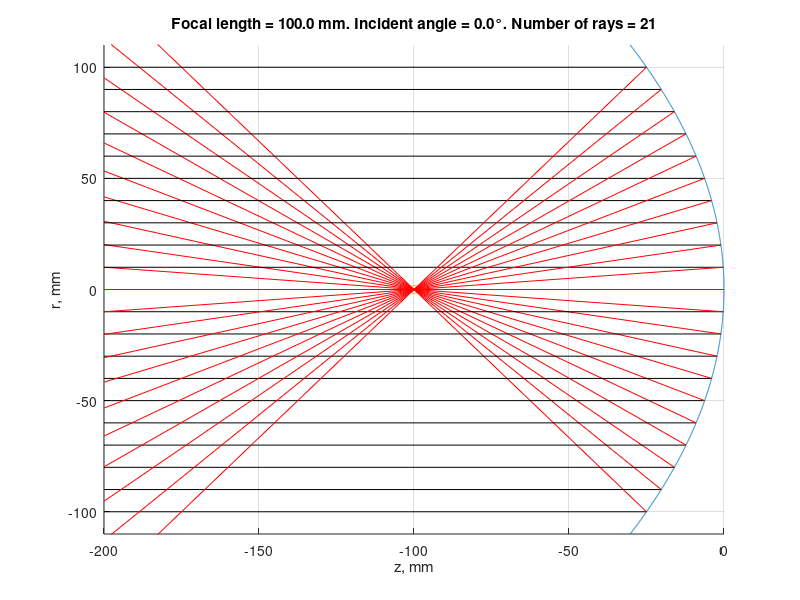

Source code (MATLAB):
clc
clear

focal_length = 100; % focal length in mm
angle_deg = 0; % angle of incidence of the incident beam in degrees
rays = 21; % number of rays

p = 2 * focal_length; % parameter of the parabola equation y**2 = 2*p*z
a = 1.1 * focal_length;  % mirror field
inc_ang = -angle_deg * pi / 180;
if angle_deg < 0.000001
  inc_ang = 0.000001 * pi / 180;  % incident ray angle in radians
end
var = -a:0.1:a;

% mirror equation z = -y^2 / (2 * p)
function s = surface(y, p)
    s = -y .^ 2 / (2 * p);
end

% reflection angle
function angle = refl_ang(y, inc_ang, p)
    angle = 2 * atan(y / p) - inc_ang;
end


% incident ray vector (y_start, y_end)
% x_vec is vector (x_start, x_end)
function v = inc_vec(y, inc_ang, x_vec, p)
    v = tan(-inc_ang) * (x_vec - surface(y, p)) + y;
end


% reflected ray vector (y_start, y_end)
% x_vec is vector (x_start, x_end)
function v = refl_vec(y, inc_ang, x_vec, p)
    sigma = refl_ang(y, inc_ang, p);
    v = tan(sigma) * (x_vec - surface(y, p) + y / tan(sigma));
end


figure
hold on
plot(surface(var, p), var) % mirror surface visualization
plot([-p 0], [0 0]) % axis of the mirror
plot([-focal_length], [0], 'o') % focal point

y = linspace(-focal_length, focal_length, rays);
for i = 1:length(y)
    x_vec = [-p surface(y(i), p)];
    
    plot(x_vec, inc_vec(y(i), inc_ang, x_vec, p), 'k')

    r = refl_ang(y, inc_ang, p);
    if (r < pi / 2 & r > -pi / 2)
        plot(x_vec, refl_vec(y(i), inc_ang, x_vec, p), 'r')
    else
        x_vec_out = [surface(y(i), p) 0];
        plot(x_vec_out, refl_vec(y(i), inc_ang, x_vec_out, p), 'r')
    end
end

title(sprintf("Focal length = %.1f mm. Incident angle = %.1f{\\deg}. Number of rays = %d", focal_length, angle_deg, rays))
xlabel("z, mm")
ylabel("r, mm")
ylim([-a a])
xlim([-p 0])
grid on